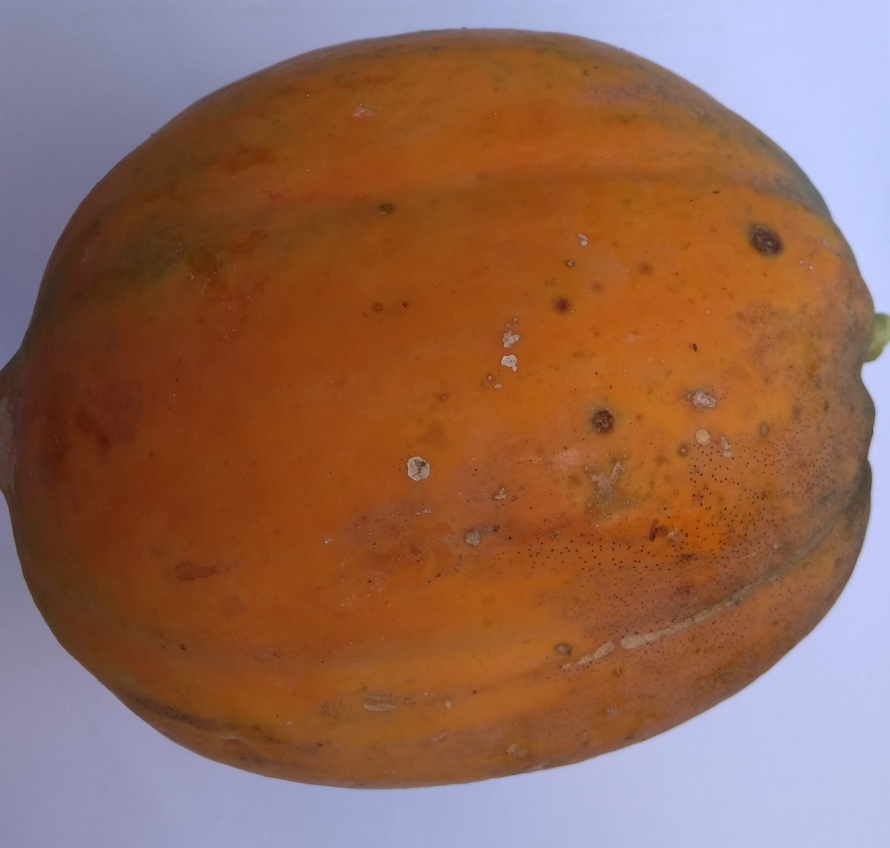
#> input picture papaya_image/train/mature/Mature_013.jpg, 2670 x 2542 px (shown at 1/3 size); its folder holds only this picture in this run
$ python resize.py
#> lines starting #> are read from the running program, lines starting #| are printed output that depends on the picture
import os
from PIL import Image, ImageOps

# Configuración
input_base_dir = "papaya_image/train"
output_base_dir = "resized/train"
target_size = (224, 224)
background_color = (255, 255, 255)  # Blanco

# Procesar imágenes
for class_name in os.listdir(input_base_dir):
    input_class_path = os.path.join(input_base_dir, class_name)
    output_class_path = os.path.join(output_base_dir, class_name)

    if not os.path.isdir(input_class_path):
        continue

    os.makedirs(output_class_path, exist_ok=True)

    for img_name in os.listdir(input_class_path):
        input_img_path = os.path.join(input_class_path, img_name)
        output_img_path = os.path.join(output_class_path, img_name)

        try:
            with Image.open(input_img_path) as img:
                # Convertir a RGB si es necesario
#> img is the input picture: PIL image 2670x2542 RGB; mean R, G, B 146.1, 103.1, 83.7
                img = img.convert("RGB")
                # Redimensionar manteniendo proporción y rellenar con blanco
                img.thumbnail(target_size, Image.Resampling.LANCZOS)
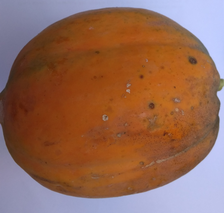
#> img: PIL image 224x213 RGB; mean R, G, B 146.1, 103, 83.7
                delta_w = target_size[0] - img.size[0]
#> delta_w = 0
                delta_h = target_size[1] - img.size[1]
#> delta_h = 11
                padding = (delta_w // 2, delta_h // 2, delta_w - (delta_w // 2), delta_h - (delta_h // 2))
#> padding = (0, 5, 0, 6)
                new_img = ImageOps.expand(img, padding, fill=background_color)
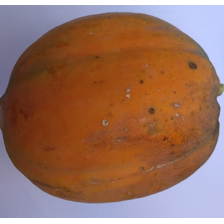
#> new_img: PIL image 224x224 RGB; mean R, G, B 151.4, 110.5, 92.1
                new_img.save(output_img_path)
        except Exception as e:
            print(f"Error con imagen {img_name}: {e}")
#> pass 2 of the loop `for class_name in os.listdir(input_base_dir):`:
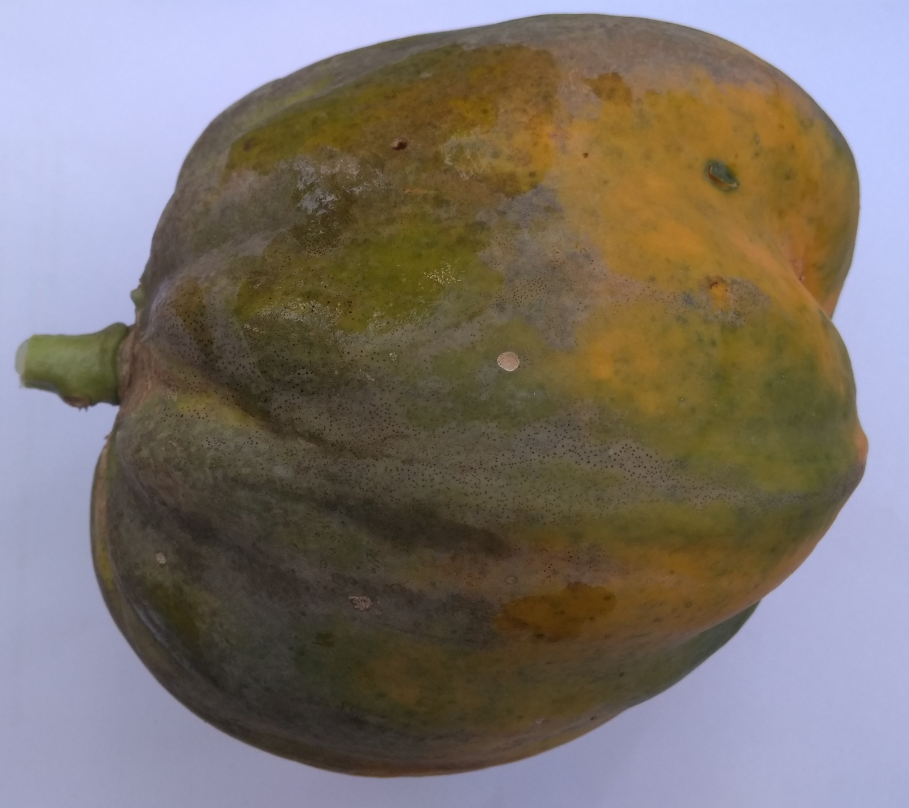
#> input picture papaya_image/train/partiallymature/partiallymature_001.jpg, 2726 x 2424 px (shown at 1/3 size)
#> img is the input picture: PIL image 2726x2424 RGB; mean R, G, B 123.4, 114.9, 108.4
#> `img.thumbnail(target_size, Image.Resampling.LANCZOS)`:
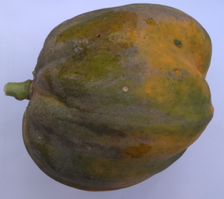
#> img: PIL image 224x199 RGB; mean R, G, B 123.4, 114.9, 108.4
#> `new_img = ImageOps.expand(img, padding, fill=background_color)`:
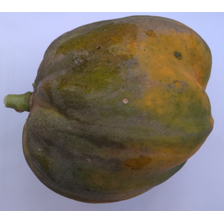
#> new_img: PIL image 224x224 RGB; mean R, G, B 138.1, 130.5, 124.7

import os
resized_classes = os.listdir(output_base_dir)
resized_summary = {cls: len(os.listdir(os.path.join(output_base_dir, cls))) for cls in resized_classes}
import pandas as pd

df_summary = pd.DataFrame.from_dict(resized_summary, orient='index', columns=["Total Imágenes"])
print(df_summary)
df_summary.to_csv("resumen_redimension.txt")
